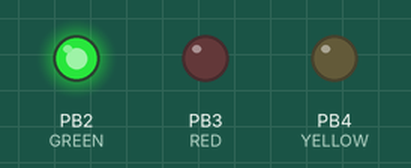
Recording of a sketch running on a simulated ATtiny85, built with avr-gcc and run on an emulated ATtiny85. On the bench: output pins drawn as LEDs (lit = HIGH).

Above: at 1.0 s.
At 2.5 s:
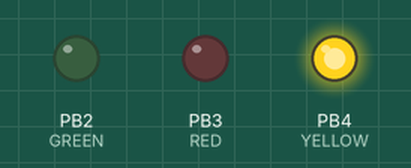
At 4.0 s:
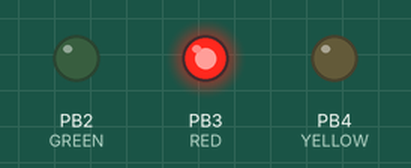
Timing chart, 0 to 6.5 s (numbered marks = the images above):
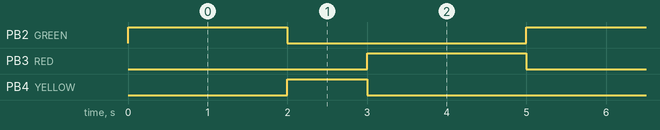

The sketch:

StoplightATtiny85.ino
```cpp
//Programmed using ATtiny85 (internal 1MHz clock) on USBtinyISP

void setup(){
  pinMode(3,OUTPUT); //RED
  pinMode(4,OUTPUT); //YELLOW
  pinMode(2,OUTPUT); //GREEN
}

void loop(){
  digitalWrite(2,HIGH); //Turn GREEN on
  delay(2000);          //Wait for 2 seconds
  digitalWrite(2,LOW);  //Turn GREEN off

  digitalWrite(4,HIGH); //Turn YELLOW on
  delay(1000);          //Wait for 1 seconds
  digitalWrite(4,LOW);  //Turn YELLOW off

  digitalWrite(3,HIGH); //Turn RED on
  delay(2000);          //Wait for 2 seconds
  digitalWrite(3,LOW);  //Turn RED off
}
```

Measured:
- by itself, PB2 (GREEN), PB3 (RED): alternates HIGH for 2.0 s and LOW for 3.0 s
- by itself, PB4 (YELLOW): alternates HIGH for 1.0 s and LOW for 4.0 s
- by itself, everything shown: repeats every 5.0 s, in 4 steps
